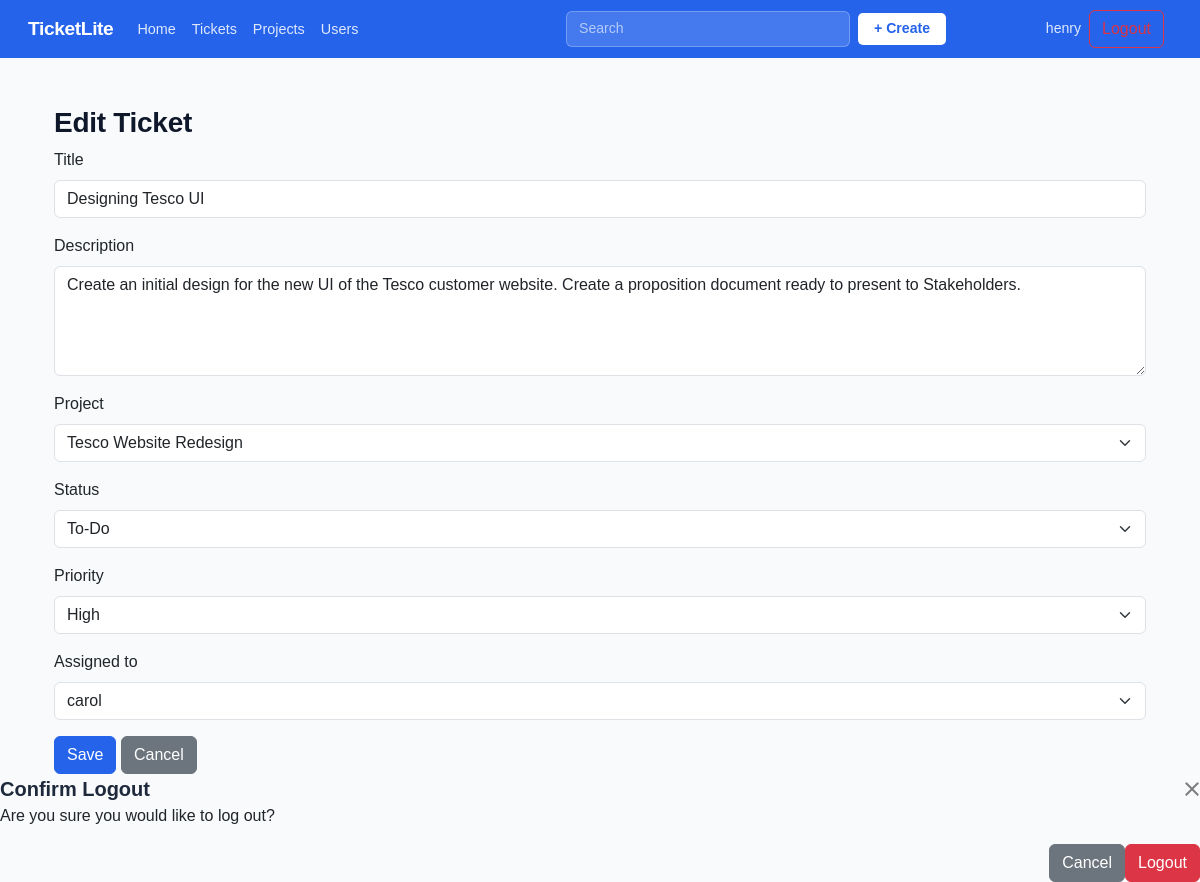
The app's page /tickets/11/edit/ (signed in) with its own data.
### core/models.py (models this page shows, shortened)
class Ticket(models.Model):
    class Status(models.TextChoices):
        TO_DO = "TO-DO", "To-Do"
        In_PROGRESS = "IN_PROGRESS", "In Progress"
        FOR_REVIEW = "FOR_REVIEW", "For Review"
        DONE = "DONE", "Done"
    class Priority(models.TextChoices):
        LOW = "LOW", "Low"
        MEDIUM = "MEDIUM", "Medium"
        HIGH = "HIGH", "High"
    title = models.CharField(max_length=100)
    description = models.TextField()
    project = models.ForeignKey(Project, on_delete=models.CASCADE, related_name="tickets")
    status = models.CharField(max_length=15, choices=Status.choices, default=Status.TO_DO)
    priority = models.CharField(max_length=10, choices=Priority.choices, default=Priority.MEDIUM)
    created_at = models.DateTimeField(auto_now_add=True)
    updated_at = models.DateTimeField(auto_now=True)
    created_by = models.ForeignKey(User, on_delete=models.SET_NULL, null=True, blank=True, related_name="created_tickets")
    assigned_to = models.ForeignKey(User, on_delete=models.SET_NULL, null=True, blank=True, related_name="assigned_tickets")

### core/views.py (the view)
# urls.py: path('tickets/<int:pk>/edit/', views.edit_ticket, name='edit_ticket'),
@login_required
def edit_ticket(request, pk):
    ticket = get_object_or_404(Ticket, pk=pk)
    if not (request.user.is_staff or request.user == ticket.created_by):
        return HttpResponseForbidden()
    if request.method == 'POST':
        form = TicketForm(request.POST, instance=ticket) # Ties ticket form to existing ticket, updates rather than replace
        if form.is_valid():
            form.save()
            messages.success(request, "Ticket Updated Successfully")
            return redirect('core:ticket_detail', pk=ticket.pk) # Saves changes and redirects to see changes
    else:
        form = TicketForm(instance=ticket) # Fetches instance of form and prefills with information
    return render(request, 'core/ticket_edit.html', {
        'form': form,
        'ticket': ticket,
        'ticket_form': TicketForm(),
        })

### core/forms.py
class TicketForm(forms.ModelForm):
    class Meta:
        model = Ticket
        fields = ['title', 'description', 'project', 'status', 'priority', 'assigned_to']
        widgets = {
            'title': forms.TextInput(attrs={
                'class': 'form-control',
                'placeholder': 'Ticket Name'
            }),
            'description': forms.Textarea(attrs={
                'class': 'form-control',
                'rows': 4,
                'placeholder': 'What is this ticket about?'
            }),
            'project': forms.Select(attrs={
                'class': 'form-select'
            }),
            'status': forms.Select(attrs={
                'class': 'form-select'
            }),
            'priority': forms.Select(attrs={
                'class': 'form-select'
            }),
            'assigned_to': forms.Select(attrs={
                'class': 'form-select'
            }),
        }

### core/models.py (called while the page is built)
    def __str__(self):
        return self.name # shows project name in admin panel

### core/templates/core/ticket_edit.html (shortened to what this page needs)
{% extends "core/base.html" %}
{% block content %}
<div class="container mt-4">
  <h3>Edit Ticket</h3>
  <form method="post">
    {% for field in form %}
      <div class="mb-3">
        <label class="form-label" for="{{ field.id_for_label }}">{{ field.label }}</label>
        {{ field }}
      </div>
    {% endfor %}
    <button type="submit" class="btn btn-primary">Save</button>
    <a href="{% url 'core:ticket_detail' ticket.pk %}" class="btn btn-secondary">Cancel</a>
  </form>
</div>
{% endblock %}

### core/templates/core/base.html (shortened to what this page needs)
<!DOCTYPE html>
<html lang="en">
<head>
    <link href="https://cdn.jsdelivr.net/npm/bootstrap@5.3.2/dist/css/bootstrap.min.css"
        rel="stylesheet">
</head>
<body>
    <nav class="navbar navbar-expand-lg">
        <div class ="container-fluid">
            <a class="navbar-brand" href="{% url 'core:landing' %}">Ticket<span>Lite</span></a>
             {% if request.resolver_match.url_name not in 'landing,login,register' %}
            <ul class="navbar-nav me-auto nav-tabs">
                <li class="nav-item">
                    <a class="nav-link {% if request.resolver_match.url_name == 'home' %}active{% endif %}" href="{% url 'core:home' %}">Home</a>
                </li>
                <li class="nav-item">
                    <a class="nav-link {% if request.resolver_match.url_name == 'ticket_list' %}active{% endif %}" href="{% url 'core:ticket_list' %}">Tickets</a>
                </li>
                <li class="nav-item">
                    <a class="nav-link {% if request.resolver_match.url_name == 'project_list' %}active{% endif %}" href="{% url 'core:project_list' %}">Projects</a>
                </li>
                <li class="nav-item">
                    <a class="nav-link {% if request.resolver_match.url_name == 'user_list' %}active{% endif %}" href="{% url 'core:user_list' %}">Users</a>
                </li>
            </ul>
            <div class="d-flex mx-auto align-items-center gap-2" style="width: 380px;">
                <form class="d-flex flex-grow-1" role="search" action="{% url 'core:search' %}" method="GET">
                    <input class="form-control" type="search" name="q" placeholder="Search" aria-label="Search"
                        value="{{ request.GET.q }}">
                </form>
                <button type="button" class="btn-create"
                    data-bs-toggle="modal" data-bs-target="#createTicketModal">
                    + Create
                </button>
            </div>
            <div class="d-flex align-items-center gap-2">
                {% if user.is_authenticated %}
                    <a class="navbar-text text-decoration-none" href="{% url 'core:profile_view' user.pk %}">
                        {{ user.username }}
                    </a>
                    <button type="button" class="btn btn-outline-danger me-2" data-bs-toggle="modal" data-bs-target="#logoutConfirmationModal">
                    </button>
                {% endif %}
            </div>
            {% endif %}
        </div>
    </nav>
    <div class="container main-content">
        {% block content %}{% endblock %}
    </div>
<div class="modal-fade" id="logoutConfirmationModal" tabindex="-1" aria-hidden="true">
    <div class="modal-dialog modal-dialog-centered">
        <div class="modal-content">
            <form method="post" action="{% url 'core:logout' %}">
                <div class="modal-header">
                    <h5 class="modal-title">Confirm Logout</h5>
                    <button type="button" class="btn-close" data-bs-dismiss="modal"></button>
                </div>
                <div class="modal-body">
                    <p>Are you sure you would like to log out?</p>
                </div>
                <div class="modal-footer">
                    <button type="button" class="btn btn-secondary" data-bs-dismiss="modal">Cancel</button>
                    <button type="submit" class="btn btn-danger">Logout</button>
                </div>
            </form>
        </div>
    </div>
</div>
</body>
</html>

### core/templates/core/base.html (style rules this page uses)
:root { --accent: #2563eb; --accent-dark: #1d4ed8; --nav-bg: #2563eb; --nav-text: #ffffff; --body-bg: #f8fafc; --card-border: #e2e8f0; --text-muted: #64748b; }
body { background-color: var(--body-bg); font-family: 'Gill Sans', 'Gill Sans MT', Calibri, 'Trebuchet MS', sans-serif; }
.navbar { background-color: var(--nav-bg) !important; border-bottom: none; padding: 0.6rem 1rem; }
.navbar-brand { color: white !important; font-weight: 700; font-size: 1.2rem; letter-spacing: -0.02em; }
.navbar .nav-link { color: rgba(255,255,255,0.85) !important; font-size: 0.9rem; padding: 0.4rem 0.75rem; border-radius: 4px; transition: background 0.15s ease; border: none !important }
.navbar .nav-tabs { border-bottom: none; }
.navbar-text { color: rgba(255,255,255,0.85) !important; font-size: 0.88rem; }
.btn-primary { background-color: var(--accent); border-color: var(--accent); }
h2, h3 { font-weight: 600; color: #0f172a; letter-spacing: -0.01em; }
h5, h6 { font-weight: 600; color: #1e293b; }
.navbar .form-control { background: rgba(255,255,255,0.15); border: 1px solid rgba(255,255,255,0.25); color: #ffffff; font-size: 0.88rem; }
.navbar .form-control::placeholder { color: rgba(255,255,255,0.6); }
.btn-create { background: #ffffff; color: var(--accent); border: none; font-weight: 600; font-size: 0.88rem; padding: 5px 16px; border-radius: 5px; transition: background 0.15s ease; }
.main-content { padding-top: 1.5rem; }

### records on screen
Ticket: form "Designing Tesco UI" "Create an initial design for the new UI of the Tesco customer website. Create a proposition document ready to present to Stakeholders." "Tesco Website Redesign" "To-Do" "High" "carol"

### other values on screen
{{ user.username }} "henry"
{{ field.label }} "Title" "Description" "Project" "Status" "Priority" "Assigned to"
